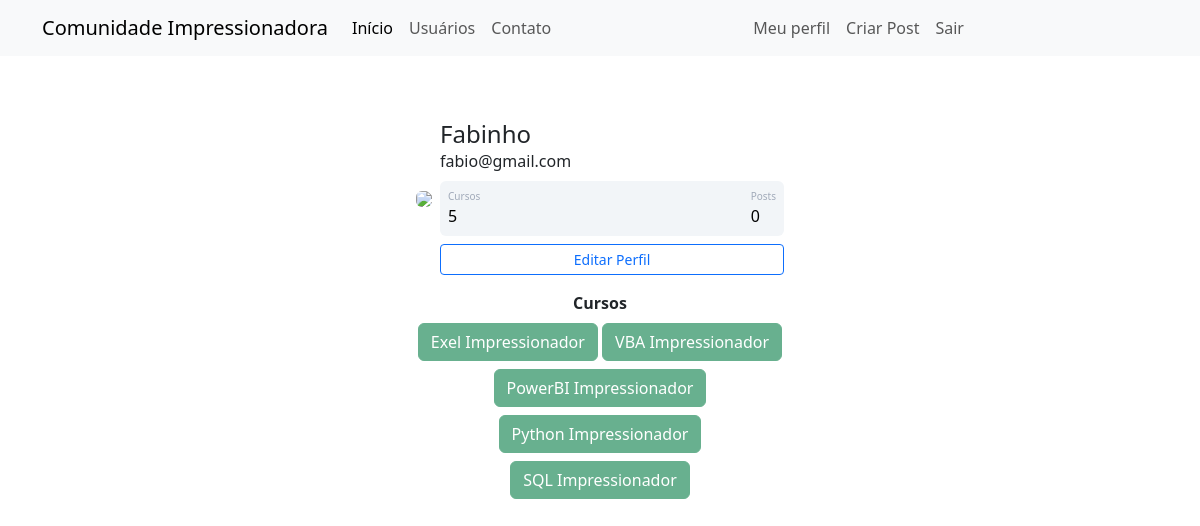
The page /perfil (signed in) on the database its author committed.
### comunidadeimpressionadora/models.py (models this page shows)
class Usuario(database.Model, UserMixin):
    id = database.Column(database.Integer, primary_key=True)
    username = database.Column(database.String, nullable=False, unique=True) # Nullable mostra q esse campo sempre tem que ser preenchido
    email = database.Column(database.String, nullable=False, unique=True)
    senha = database.Column(database.String, nullable=False)
    foto_perfil = database.Column(database.String, default='default.jpg')
    posts = database.relationship('Post', backref='autor', lazy=True)
    curso = database.Column(database.String, nullable=False, default='Não Informado') # Default eh um valor padra oque vai ta predefinido no banco de dados

### comunidadeimpressionadora/routes.py (the view)
@app.route('/perfil')
@login_required
def perfil():
    foto_perfil = url_for('static', filename=f'fotos_perfil/{current_user.foto_perfil}')
    return render_template('perfil.html', foto_perfil=foto_perfil)

### comunidadeimpressionadora/models.py (called while the page is built)
@login_manager.user_loader
def load_usuario(id_usuario):
    return Usuario.query.get(int(id_usuario))

### comunidadeimpressionadora/templates/perfil.html (shortened to what this page needs)
{% extends 'base.html' %}
{% block body %}
    <div class="container mt-5 d-flex justify-content-center">
        <div class="card p-3">
            <div class="d-flex align-items-center">
                <div class="image pe-2"> <img src="{{ foto_perfil }}" class="rounded" width="200"> </div>
                <div class="ml-3 w-100">
                    <h4 class="mb-0 mt-0">{{ current_user.username }}</h4> <span>{{ current_user.email }}</span>
                    <div class="p-2 mt-2 bg-primary d-flex justify-content-between rounded text-white stats">
                        {% if current_user.curso in "Não Informado" %}
                            0
                        {% else %}
                            <div class="d-flex flex-column"> <span class="articles">Cursos</span> <span class="number1">{{ current_user.curso.count(';') + 1 }}</span> </div>
                        {% endif %}
                        <div class="d-flex flex-column"> <span class="rating">Posts</span> <span class="number3">0</span> </div>
                    </div>
                    <div class="button mt-2 d-flex flex-row align-items-center"><a class="w-100" href="{{ url_for('editar_perfil') }}"><button class="btn btn-sm btn-outline-primary w-100">Editar Perfil</button></a></div>
                </div>
            </div>
        </div>
    </div>
<div class="row justify-content-center">
    <div class="col-4" style="text-align: center;">
        <b>Cursos</b><br>
        {% for curso in current_user.curso.split(';') %}
            <button type="button" class="btn btn-success mt-2" disabled>{{ curso }}</button>
        {% endfor %}
    </div>
</div>
{% endblock %}

### comunidadeimpressionadora/templates/base.html (shortened to what this page needs)
<!DOCTYPE html>
<html lang="pt-br">
<head>
    <link href="https://cdn.jsdelivr.net/npm/bootstrap@5.3.3/dist/css/bootstrap.min.css" rel="stylesheet">
    <link rel="stylesheet" type="text/css" href="../static/main.css">
</head>
<body>
    {% include 'navbar.html' %}
    {% block body %}
    {% endblock %}
</body>
</html>

### comunidadeimpressionadora/templates/navbar.html (shortened to what this page needs)
<!DOCTYPE html>
<html lang="en">
<head>
</head>
<body>
      <nav class="navbar navbar-expand-lg navbar-light bg-light">
    <div class="container-fluid container">
      <a class="navbar-brand" href="{{ url_for('home') }}">Comunidade Impressionadora</a>
      <div class="collapse navbar-collapse" id="navbarSupportedContent">
        <ul class="navbar-nav me-auto mb-2 mb-lg-0">
          <li class="nav-item">
            <a class="nav-link active" aria-current="page" href="{{ url_for('home') }}">Início</a>
          </li>
              <li class="nav-item">
                <a class="nav-link" href="{{ url_for('usuarios') }}">Usuários</a>
              </li>
              <li class="nav-item">
            <a class="nav-link" href="{{ url_for('contato') }}">Contato</a>
          </li>
        </ul>
        <ul class="d-flex navbar-nav me-auto mb-2 mb-lg-0">
          {% if current_user.is_authenticated %}
              <li class="nav-item">
                <a class="nav-link" href="{{ url_for('perfil') }}">Meu perfil</a>
              </li>
              <li class="nav-item">
                <a class="nav-link" href="{{ url_for('criar_post') }}">Criar Post</a>
              </li>
              <li class="nav-item">
                <a class="nav-link" href="{{ url_for('sair') }}">Sair</a>
              </li>
          {% endif %}
        </ul>
      </div>
    </div>
  </nav>
</body>
</html>

### comunidadeimpressionadora/static/main.css (style rules this page uses)
.card { width: 400px; border: none; border-radius: 10px; background-color: #fff }
.stats { background: #f2f5f8 !important; color: #000 !important }
.articles { font-size: 10px; color: #a1aab9 }
.number1 { font-weight: 500 }
.rating { font-size: 10px; color: #a1aab9 }
.number3 { font-weight: 500 }

### rows shown on the page
Usuario: username "Fabinho", email "fabio@gmail.com", curso "5"

### other values the page prints
{{ curso }} "Exel Impressionador" "VBA Impressionador" "PowerBI Impressionador" "Python Impressionador" "SQL Impressionador"
